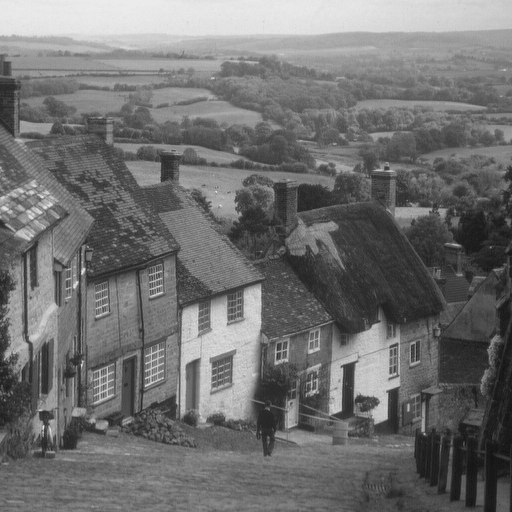
#> input picture trabalhos/t1/city.png, 512 x 512 px
$ python E1.py   (older library calls are emulated)
#> lines starting #> are read from the running program, lines starting #| are printed output that depends on the picture
import numpy as np
import cv2

h1 =  np.array([[0, 0, -1, 0, 0],
           [0, -1, -2, -1, 0],
           [-1, -2, 16, -2, -1],
           [0, -1, -2, -1, 0],
           [0, 0, -1, 0, 0]])

h2 = np.array([[1, 4, 6, 4, 1],
               [4, 16, 24, 16, 4],
               [6, 24, 36, 24, 6],
               [4, 16, 24, 16, 4],
               [1, 4, 6, 4, 1]])/256

h3 = np.array([[-1, 0, 1],
               [-2, 0, 2],
               [-1, 0, 1]])

h4 = h3.T # O filtro h4 pode ser gerado pela transposta de h3

# Aplica filtro: recebe o caminho da img, um filtro e o nome para salvar a imagem
def filterApplier(imgPath, filter, name):
#> called with imgPath = 'city.png', filter = array of shape (5, 5), name = 'h1'
    img =  cv2.imread(imgPath, 0) # 0 determina que a imagem está em escala de cinza
#> img is the input picture: shape (512, 512); min 16, max 235, mean 112.2
    res = cv2.filter2D(img, -1, filter)
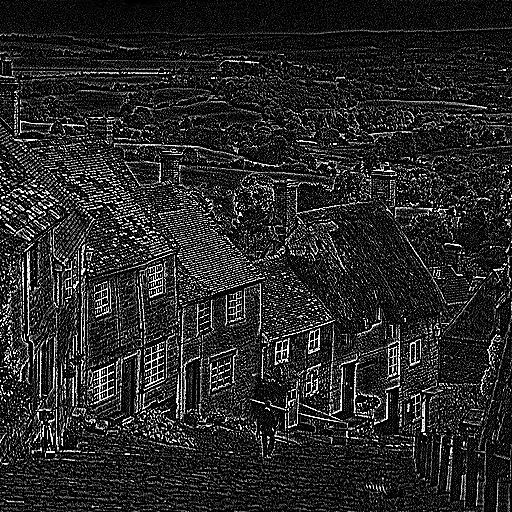
#> res: shape (512, 512); min 0, max 255, mean 39.3
    res = cv2.normalize(res, None, alpha=0, beta=255, norm_type=cv2.NORM_MINMAX, dtype=cv2.CV_32F)
#> call 3 of filterApplier, with imgPath = 'city.png', filter = array of shape (3, 3), name = 'h3'
#> in filterApplier (call 3), `res = cv2.filter2D(img, -1, filter)`:
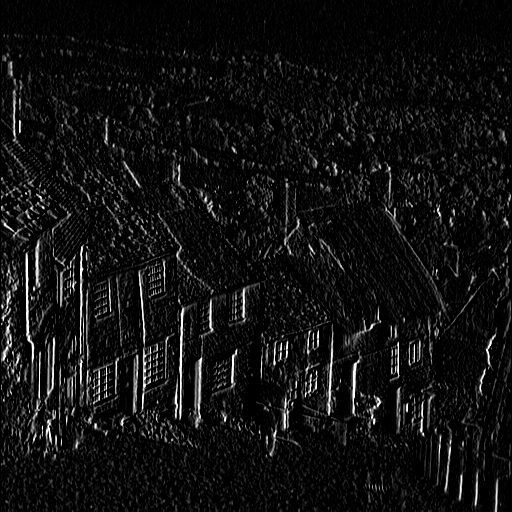
#> res: shape (512, 512); min 0, max 255, mean 16.7
#> call 4 of filterApplier, with imgPath = 'city.png', filter = array of shape (3, 3), name = 'h4'
#> in filterApplier (call 4), `res = cv2.filter2D(img, -1, filter)`:
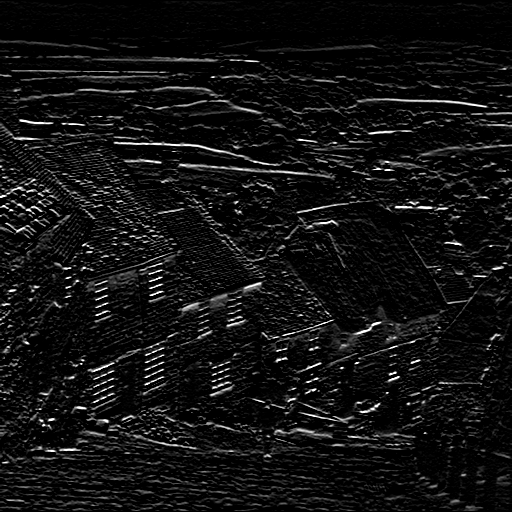
#> res: shape (512, 512); min 0, max 255, mean 17.7
    cv2.imwrite('imgRes/E1/'+name+'.png', res)
#--------------------------------------------------------------------------------

# Combina filtros: faz a combinação dos resultado da aplicação de dois filtros na mesma imagem
def combineFilters(imgPath, filter1, filter2, name):
#> called with imgPath = 'city.png', filter1 = array of shape (3, 3), filter2 = array of shape (3, 3), name = 'h5'
    img =  cv2.imread(imgPath, 0) # 0 determina que a imagem está em escala de cinza
    res1 = cv2.filter2D(img, -1, filter1)
    res2 = cv2.filter2D(img, -1, filter2)
    res = (res1**2 + res2**2)**0.5 # forma da combinação do resultado dos filtros
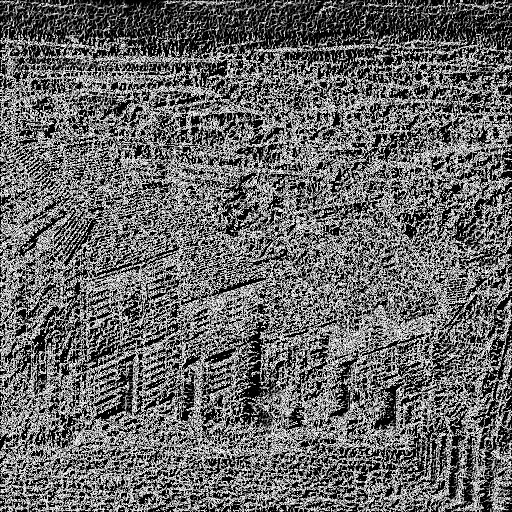
#> res: shape (512, 512) float64; min 0, max 15.81, mean 6.41; drawn with min black and max white
    res = cv2.normalize(res, None, alpha=0, beta=255, norm_type=cv2.NORM_MINMAX, dtype=cv2.CV_32F)
    cv2.imwrite('imgRes/E1/'+name+'.png', res)

filterApplier('city.png', h1, 'h1') # Aplica filtro do item a (h1 - passa alta)
filterApplier('city.png', h2, 'h2') # Aplica filtro do item b (h2 - passa baixa)
filterApplier('city.png', h3, 'h3') # Aplica filtro do item c (h3 - componente vertical de sobel)
filterApplier('city.png', h4, 'h4') # Aplica filtro do item c (h4 - componente horizontal de sobel)
combineFilters('city.png', h3, h4, 'h5') # Aplica filtros do item c e combina os resultados (h3 e h4)
